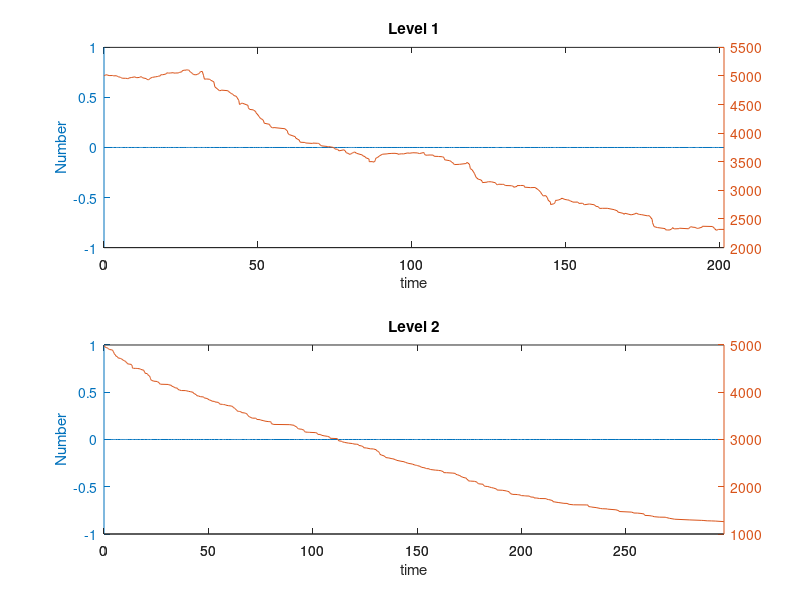

The MATLAB source for this figure:
numlevels = 2;
%given parameters/rate constants
klaunch = 0.0*ones(numlevels,1);   
kcolcraftfrag = 0*2*10^-9;
kcolfragfrag = 0*1*10^-9;
kdecay = .0005;

decaytimes = round(10.^(3*(1:numlevels)./numlevels))';

% number of days to simulate
tend = 200;
% number of timesteps to preallocate
tsteps = 100*tend;

% reaction vectors in columns
% -spacecraft launch
% -catastrophic collision
% -fragment collision
% -orbital decay
%
% the rows are are
% -spacecraft
% -debris
zeta = [1  -1   0   0;
        10 100 100 0];
rxnum = size(zeta,2);
% preallocate for loop
% X tracks population of each altitude level over time
% in the format
% Level 1 spacecraft
% Level 1 debris
% Level 2 spacecraft
% Level 2 debris
% ...

% initial number of each object
X0 = zeros(2*numlevels,1);
% spacecraft
X0(1:2:2*numlevels) = 0;
%fragments
X0(2:2:2*numlevels) = 5000;

% preallocate tracking number of objects
X = zeros(2*numlevels,tsteps);
X(:,1) = X0;
% seperate set of intensity functions for each level
lam = zeros(numlevels,rxnum);
% create birth tracking
pret = max(decaytimes); %extra time before initialization
birth = zeros(numlevels,10*tend+pret);
birth(:,1:pret) = randi(20,numlevels,pret);
life = zeros(numlevels,1);
% random number tracker
rcount = 1;
% generate random number pool
rs = rand(numlevels,3*tsteps);

%generate starting uniform randoms
Pk = log(1./rand(numlevels,rxnum));
Tk = zeros(numlevels,rxnum);
t = zeros(numlevels,tsteps);
count = 1;
newday = true;
while min(t(:,count))<=tend
    % object decay
    % the first time that a new day is achieved,
    % remove objects that appeared that length ago from that
    % level and move them to the next level down
    if newday
        binds = sub2ind(size(birth),(1:numlevels)',...
                        life-decaytimes+1+pret);
        decaynum = birth(binds);
        % subtract from level
        X(2:2:end,count) = X(2:2:end,count) - decaynum;
        % add to next level
        X(2:2:end,count) = X(2:2:end,count) + [decaynum(2:end);0];
    end
    % stochastic aspect
    % calculate intensity functions
    lam(:,1) = klaunch;
    lam(:,2) = kcolcraftfrag*X(2:2:end,count).*X(1:2:end,count);
    lam(:,3) = kcolfragfrag*(X(2:2:end,count)).^2;
    lam(:,4) = kdecay*X(2:2:end,count);
    % find scaled time
    deltk = (Pk-Tk)./lam;
    % find next reaction
    [del,mu] = min(deltk,[],2);
    % add reaction vector
    for z = 1:numlevels
        X(2*z-1:2*z,count+1) = X(2*z-1:2*z,count) + zeta(:,mu(z));
    end
     
    %compute number of new fragments for birth decay process
    diff = X(2:2:end,count+1)-X(2:2:end,count)+decaynum;
    curbinds = sub2ind(size(birth),(1:numlevels)',life+pret+1);
    birth(curbinds) = birth(curbinds)+[diff(2:end);0];
   
    % update scale times
    Tk = Tk + bsxfun(@times,del,lam);
    % update the triggered reaction P
    Pinds = sub2ind([numlevels,rxnum],(1:numlevels)',mu);
    Pk(Pinds) = Pk(Pinds) + log(1./rs(:,rcount));
    rcount = rcount + 1;
    % update overall time
    t(:,count + 1) = t(:,count) + del;
    count = count + 1;
    % update day ticker for each level
    life = floor(t(:,count));
end


%plot the trajectory
figure(1);
% suptitle('Single Trajectory of Collision/Spacecraft Model')
for ind = 1:numlevels
subplot(numlevels,1,ind)
plotyy(t(ind,1:count),X(2*ind-1,1:count),t(ind,1:count),X(2*ind,1:count));
titl = sprintf('Level %d',ind);
title(titl)
% legend('Spacecraft','Debris')
xlabel('time')
ylabel('Number')
end